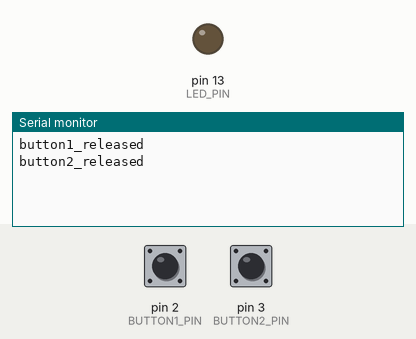
Simulated run of this sketch. Board: Arduino Uno, built with avr-gcc and run on an emulated ATmega328P. On the bench: output pins drawn as LEDs (lit = HIGH), the last lines printed to the serial monitor. The inputs (shaded band) are chosen by the test bench; at power-on: pin 2 (BUTTON1_PIN) HIGH, pin 3 (BUTTON2_PIN) HIGH.

Above: at 1.4 s.
1.5 s: pin 2 (BUTTON1_PIN) pulled LOW for 0.35 s
At 2.0 s:
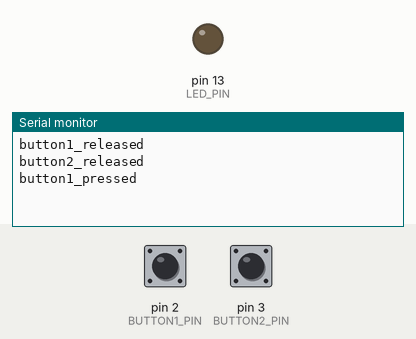
At 3.6 s:
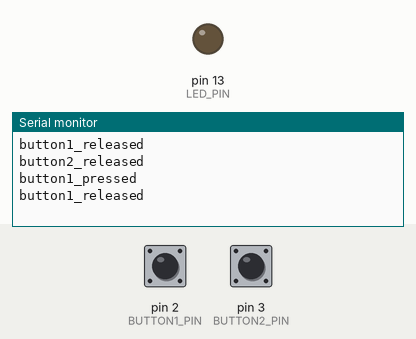

The sketch:

main.c.ino
```cpp
// main.ino

#include <avr/io.h>       // AVR input/output definitions
#include <util/delay.h>   // Including delay function
#include "uart.h"         // Including the UART header file


void UART_init(void) {
    UBRR0H = (BRC >> 8);   // Setting the upper byte of the baud rate
    UBRR0L = BRC;          // Setting the lower byte of the baud rate
    UCSR0B = (1 << TXEN0) | (1 << RXEN0);  // Enabling transmitter and receiver
    UCSR0C = (1 << UCSZ01) | (1 << UCSZ00);
}

void UART_transmit(unsigned char data) {
    while (!(UCSR0A & (1 << UDRE0)));
    UDR0 = data;
}

unsigned char UART_receive(void) {
    while (!(UCSR0A & (1 << RXC0)));
    return UDR0;
}

void UART_sendString(const char* str) {
    while (*str) {
        UART_transmit(*str++);
    }
}

// Pin definitions
#define BUTTON1_PIN PD2  // Button1 as PD2 (Pin D2 on the microcontroller)
#define BUTTON2_PIN PD3  // Button2 as PD3 (Pin D3 on the microcontroller)
#define LED_PIN PB5      // LED_PIN as PB5 (Pin B5 on the microcontroller)

// Function declarations
void init_io(void);              // Declaring a function to initialize I/O pins
void handle_buttons(void);       // Declaring a function to handle button inputs
void process_uart_commands(void);// Declaring a function to process UART commands

// Setup function
void setup() {
    UART_init(); // Initializing UART communication
    init_io();   // Initializing buttons and LED pins as input/output
}

void loop() {
    handle_buttons();       // Continuously check and handle button presses
    process_uart_commands();// Continuously check and process UART commands
    _delay_ms(300);          // delay
}

// Initialize I/O for buttons and LED
void init_io(void) {
    DDRD &= ~((1 << BUTTON1_PIN) | (1 << BUTTON2_PIN)); // Setting buttons (D2, D3) as inputs
    PORTD |= (1 << BUTTON1_PIN) | (1 << BUTTON2_PIN);   // Enabling pull-up resistors for buttons
    DDRB |= (1 << LED_PIN);  // Setting LED (B5) as output
}

// Handle button presses and send UART messages
void handle_buttons(void) {
    static uint8_t button1_last_state = 1; // Variable to store the last state of button 1
    static uint8_t button2_last_state = 1; // Variable to store the last state of button 2

    uint8_t button1_state = PIND & (1 << BUTTON1_PIN); // Reading current state of button 1
    if (button1_state != button1_last_state) {  // Checking if button 1 state has changed
        if (button1_state == 0) {  // If button 1 is pressed
            UART_sendString("button1_pressed\n"); // Send message via UART
        } else {  // If button 1 is released
            UART_sendString("button1_released\n"); // Send message via UART
        }
        button1_last_state = button1_state;  // Update last state of button 1
    }

    uint8_t button2_state = PIND & (1 << BUTTON2_PIN); // Reading current state of button 2
    if (button2_state != button2_last_state) {  // Check if button 2 state has changed
        if (button2_state == 0) {  // If button 2 is pressed
            UART_sendString("button2_pressed\n"); // Send message via UART
        } else {  // If button 2 is released
            UART_sendString("button2_released\n"); // Send message via UART
        }
        button2_last_state = button2_state;  // Update last state of button 2
    }
}

// Process UART commands to control the LED
void process_uart_commands(void) {
    if (UCSR0A & (1 << RXC0)) {
        char command = UART_receive(); // Receive the incoming command

        if (command == '1') {  // If the command is '1'
            PORTB |= (1 << LED_PIN);   // Turn LED on
            UART_sendString("led_on\n"); // Send feedback message via UART
        } else if (command == '0') { // If the command is '0'
            PORTB &= ~(1 << LED_PIN);  // Turn LED off
            UART_sendString("led_off\n"); // Send feedback message via UART
        } else {
           UART_sendString("invalid command\n"); // Send feedback message via UART
        }
    }
}
```

uart.h
```cpp
// uart.h
#ifndef UART_H
#define UART_H

#include <avr/io.h>

// UART Definitions
#define BAUD 9600
#define BRC ((F_CPU/16/BAUD) - 1)

// Function Prototypes
void UART_init(void);
void UART_transmit(unsigned char data);
unsigned char UART_receive(void);
void UART_sendString(const char* str);

#endif
```

Measured:
- after the input at 1.5 s, the serial monitor: prints a new line at once (image 1)
